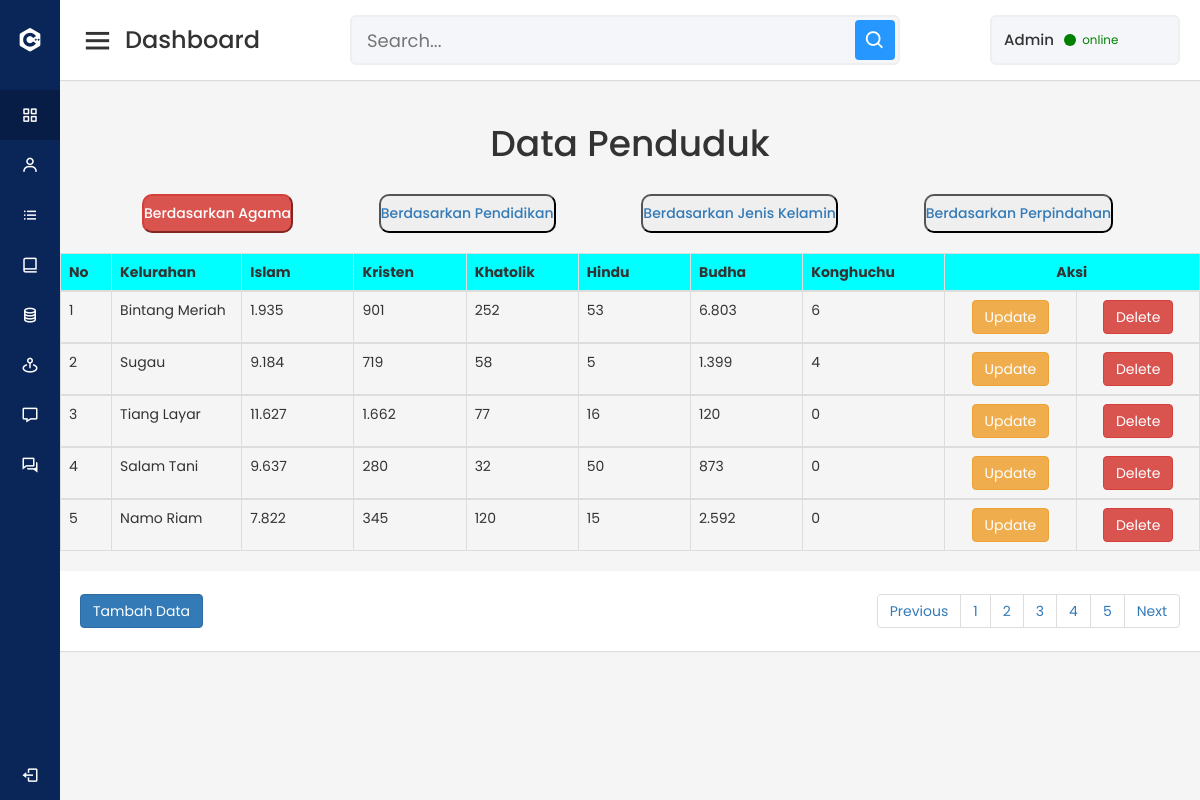
The page /Admin/menu/penduduk.php on the database its author committed.
### tables this page shows
CREATE TABLE IF NOT EXISTS `tbl_penduduk` (
`id_pddk` int(11) NOT NULL,
  `kelurahan` varchar(30) NOT NULL,
  `islam` varchar(25) NOT NULL,
  `kristen` varchar(25) NOT NULL,
  `khatolik` varchar(25) NOT NULL,
  `hindu` varchar(25) NOT NULL,
  `budha` varchar(25) NOT NULL,
  `konghuchu` varchar(25) NOT NULL,
  `laki_laki` varchar(25) NOT NULL,
  `perempuan` varchar(25) NOT NULL,
  `antar_kel` varchar(25) NOT NULL,
  `antar_kec` varchar(25) NOT NULL,
  `blm_sekolah` varchar(25) NOT NULL,
  `tk_paud` varchar(25) NOT NULL,
  `SD` varchar(25) NOT NULL,
  `SMP` varchar(25) NOT NULL,
  `SMA` varchar(25) NOT NULL,
  `diploma` varchar(25) NOT NULL,
  `sarjana` varchar(25) NOT NULL
);

### Admin/menu/penduduk.php (the view, shortened to what this page needs)
<?php
include "koneksi.php";
 ?>
<!DOCTYPE html>
<html lang="en" dir="ltr">
  <head>
    <link rel="stylesheet" href="../bootstrap/css/bootstrap.min.css">
    <link rel="stylesheet" href="../style.css">
    <link href='https://unpkg.com/boxicons@2.0.7/css/boxicons.min.css' rel='stylesheet'>
   </head>
<body>
<?php include "menu.php"; ?>
<section class="home-section">
<?php include "header.php"; ?>
  <div class="home-content">
    <center><h1>Data Penduduk</h1></center>
    <br>
    <a href="penduduk.php"><button style="margin-left: 82px; border-radius: 10px;" class="btn-danger">
    <h5>Berdasarkan Agama</h5></button></a>
    <a href="berd_pendidikan.php"><button style="margin-left: 82px; border-radius: 10px;">
    <h5>Berdasarkan Pendidikan</h5></button></a>
    <a href="berd_jk.php"><button style="margin-left: 82px; border-radius: 10px;">
    <h5>Berdasarkan Jenis Kelamin</h5></button></a>
    <a href="berd_perpindahan.php"><button style="margin-left: 82px; border-radius: 10px;">
    <h5>Berdasarkan Perpindahan</h5></button></a>
    <br>
    <table class="table table-bordered table-hover">
        <br>
        <thead>
        <tr style="background-color: aqua;">
            <th>No</th>
            <th>Kelurahan</th>
            <th>Islam</th>
            <th>Kristen</th>
            <th>Khatolik</th>
            <th>Hindu</th>
            <th>Budha</th>
            <th>Konghuchu</th>
            <th colspan='2' class="text-center">Aksi</th>
        </tr>
        </thead>
        <tbody>
            <?php
            $batas = 5;
            $halaman = isset($_GET['halaman'])?(int)$_GET['halaman'] : 1;
            $halaman_awal = ($halaman>1) ? ($halaman * $batas) - $batas : 0;
            $previous = $halaman - 1;
            $next = $halaman + 1;
            $data = mysqli_query($kon,"select * from tbl_penduduk order by id_pddk asc");
            $jumlah_data = mysqli_num_rows($data);
            $total_halaman = ceil($jumlah_data / $batas);
            $data_berita = mysqli_query($kon,"select * from tbl_penduduk order by id_pddk asc limit $halaman_awal, $batas");
            $no = $halaman_awal+1;
            while($data = mysqli_fetch_array($data_berita)){
            ?>
            <tr>
                <td width="15px"><?php echo $no++;?></td>
                <td width="15px"><?php echo $data["kelurahan"]; ?></td>
                <td width="80px"><?php echo $data["islam"]; ?></td>
                <td width="80px"><?php echo $data["kristen"]; ?></td>
                <td width="80px"><?php echo $data["khatolik"]; ?></td>
                <td width="80px"><?php echo $data["hindu"]; ?></td>
                <td width="80px"><?php echo $data["budha"]; ?></td>
                <td width="80px"><?php echo $data["konghuchu"]; ?></td>
                <td width="80px">
                    <center> <a href="update_penduduk.php?id_pddk=<?php echo htmlspecialchars($data['id_pddk']); ?>" class="btn btn-warning" role="button">Update</a></td> </center>
                <td width="80px">
                    <center> <a href="<?php echo htmlspecialchars($_SERVER["PHP_SELF"]);?>?id_pddk=<?php echo $data['id_pddk']; ?>" class="btn btn-danger" role="button">Delete</a> </center>
                </td>
            </tr>
            </tbody>
            <?php
        }
        ?>
    </table>
    <nav>
    <a href="tambah_profil.php" class="btn btn-primary" role="button">Tambah Data</a>
      <ul class="pagination justify-content-right">
              <li class="page-item">
                <a class="page-link" <?php if($halaman > 1){ echo "href='?halaman=$previous'"; } ?> >Previous</a>
              </li>
              <?php
              for($x=1;$x<=$total_halaman;$x++){
                ?>
                <li class="page-item"><a class="page-link" href="?halaman=<?php echo $x ?>"><?php echo $x; ?></a></li>
                <?php
              }
              ?>
              <li class="page-item">
                <a  class="page-link" <?php if($halaman < $total_halaman) { echo "href='?halaman=$next'"; } ?>>Next</a>
              </li>
            </ul>
          </nav>
  </div>
</section>
</body>
</html>

### Admin/style.css (style rules this page uses)
* { margin: 0; padding: 0; box-sizing: border-box; font-family: 'Poppins', sans-serif; }
.home-section { position: relative; background: #f5f5f5; min-height: 100vh; width: calc(100% - 240px); left: 240px; transition: all 0.5s ease; }
.home-section nav { display: flex; justify-content: space-between; height: 80px; background: #fff; display: flex; align-items: center; position: fixed; width: calc(100% - 240px); left: 240px; z-index: 100; padding: 0 20px; box-shadow: 0 1px 1px rgba(0, 0, 0, 0.1); transition: all 0.5s ease; }
.home-section .home-content { position: relative; padding-top: 104px; }
@media (max-width: 1240px) { .home-section { width: calc(100% - 60px); left: 60px; } }
@media (max-width: 1240px) { .home-section nav { width: calc(100% - 60px); left: 60px; } }

### rows shown on the page
tbl_penduduk: kelurahan "Bintang Meriah", islam "1.935", kristen "901", khatolik "252", hindu "53", budha "6.803", konghuchu "6"
tbl_penduduk: kelurahan "Sugau", islam "9.184", kristen "719", khatolik "58", hindu "5", budha "1.399", konghuchu "4"
tbl_penduduk: kelurahan "Tiang Layar", islam "11.627", kristen "1.662", khatolik "77", hindu "16", budha "120", konghuchu "0"
tbl_penduduk: kelurahan "Salam Tani", islam "9.637", kristen "280", khatolik "32", hindu "50", budha "873", konghuchu "0"
tbl_penduduk: kelurahan "Namo Riam", islam "7.822", kristen "345", khatolik "120", hindu "15", budha "2.592", konghuchu "0"
